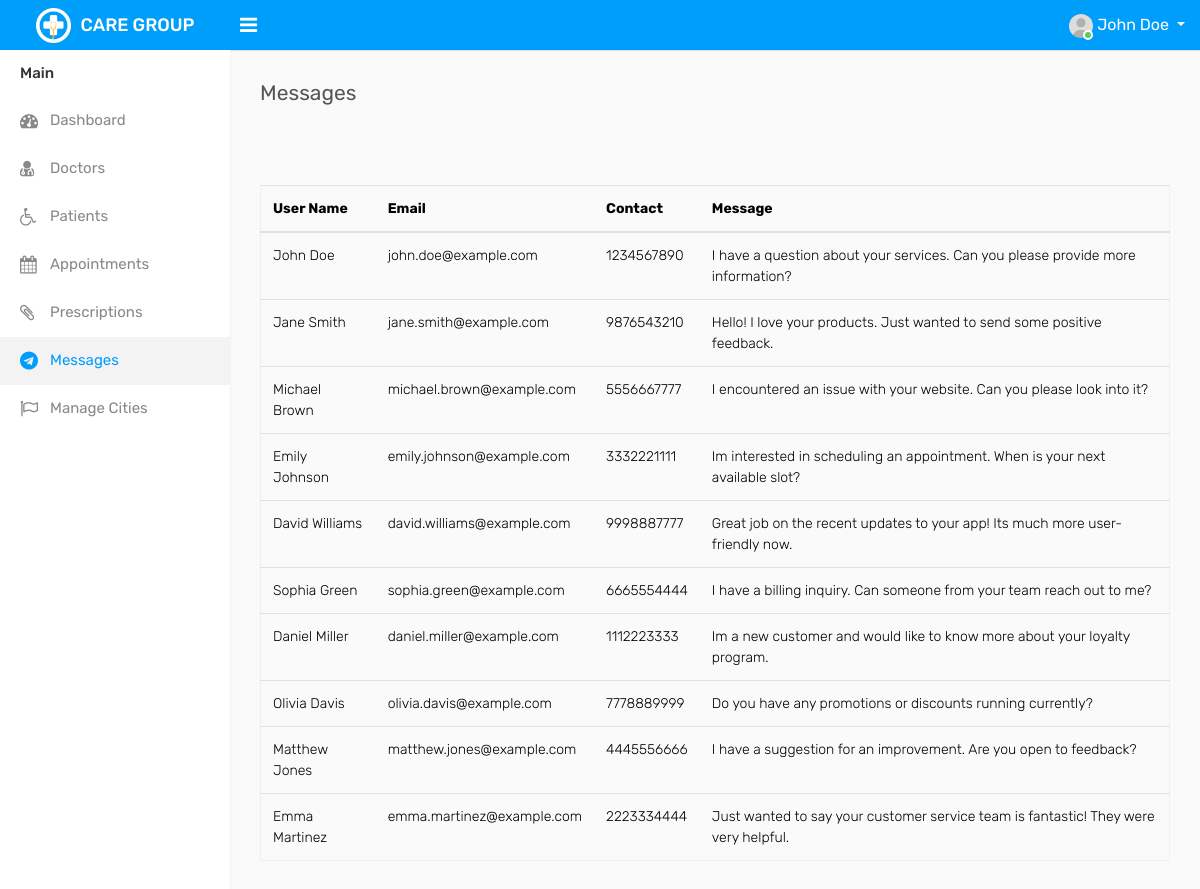
Screenshot of /admin/messages.php (signed in) with the database file from the repository.
### tables this page shows
CREATE TABLE `contact` (
  `name` varchar(30) NOT NULL,
  `email` text NOT NULL,
  `contact` varchar(10) NOT NULL,
  `message` varchar(200) NOT NULL
);

### admin/messages.php (the view, shortened to what this page needs)
<?php
    require_once "include/header.php";
    require_once "include/sidebar.php";
?>
<div class="page-wrapper">
    <div class="content">
        <div class="row">
            <div class="col-sm-4 col-3">
                <h4 class="page-title">Messages</h4>
            </div>
        </div>
        <div class="row">
            <div class="col-md-12">
                <div class="table-responsive">
                    <table class="table table-border table-striped custom-table datatable mb-0">
                        <div class="tab-pane fade" id="list-pat" role="tabpanel" aria-labelledby="list-pat-list">
                            <table class="table table-hover">
                                <thead>
                                    <tr>
                                        <th scope="col">User Name</th>
                                        <th scope="col">Email</th>
                                        <th scope="col">Contact</th>
                                        <th scope="col">Message</th>
                                    </tr>
                                </thead>
                                <tbody>
                                <?php
                                    global $con;
                                    $query = "select * from contact;";
                                    $result = mysqli_query($con,$query);
                                    while ($row = mysqli_fetch_array($result)){
                                    ?>
                                    <tr>
                                        <td><?php echo $row['name'];?></td>
                                        <td><?php echo $row['email'];?></td>
                                        <td><?php echo $row['contact'];?></td>
                                        <td><?php echo $row['message'];?></td>
                                    </tr>
                                    <?php } ?>
                                </tbody>
                            </table>
                            <br>
                        </div>
                    </table>
                </div>
            </div>
        </div>
    </div>
</div>
</div>
</body>
</html>

### rows the page displays
contact: name "John Doe", email "john.doe@example.com", contact "1234567890", message "I have a question about your services. Can you please provide more information?"
contact: name "Jane Smith", email "jane.smith@example.com", contact "9876543210", message "Hello! I love your products. Just wanted to send some positive feedback."
contact: name "Michael Brown", email "michael.brown@example.com", contact "5556667777", message "I encountered an issue with your website. Can you please look into it?"
contact: name "Emily Johnson", email "emily.johnson@example.com", contact "3332221111", message "Im interested in scheduling an appointment. When is your next available slot?"
contact: name "David Williams", email "david.williams@example.com", contact "9998887777", message "Great job on the recent updates to your app! Its much more user-friendly now."
contact: name "Sophia Green", email "sophia.green@example.com", contact "6665554444", message "I have a billing inquiry. Can someone from your team reach out to me?"
contact: name "Daniel Miller", email "daniel.miller@example.com", contact "1112223333", message "Im a new customer and would like to know more about your loyalty program."
contact: name "Olivia Davis", email "olivia.davis@example.com", contact "7778889999", message "Do you have any promotions or discounts running currently?"
contact: name "Matthew Jones", email "matthew.jones@example.com", contact "4445556666", message "I have a suggestion for an improvement. Are you open to feedback?"
contact: name "Emma Martinez", email "emma.martinez@example.com", contact "2223334444", message "Just wanted to say your customer service team is fantastic! They were very helpful."

### other values shown
$admin_user "John Doe"
